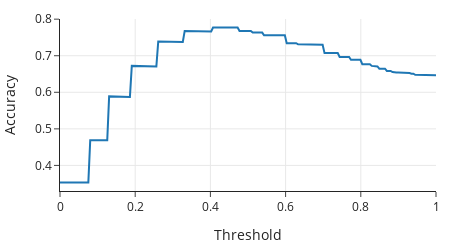

Notebook code cell kept with this figure:
### Markdown cell above
Rather than just maximizing accuracy with respect to $\tau$, we plot the accuracy to get a sense of how it changes with $\tau$:

### Code cell
fig = px.line(x=thresholds, y=accs, 
              width=450, height=250)
fig.update_xaxes(title="Threshold")
fig.update_yaxes(title="Accuracy")

### Figure 1 — Plotly figure (JSON) as saved in the notebook; plotly's stock layout.template omitted (floating-point values rounded to 4 significant figures; data arrays with more than 128 entries replaced by an {"elided": "..."} marker saying what was removed)
{"data": [{"hovertemplate": "x=%{x}<br>y=%{y}<extra></extra>", "legendgroup": "", "line": {"color": "#1F77B4", "dash": "solid"}, "marker": {"symbol": "circle"}, "mode": "lines", "name": "", "orientation": "v", "showlegend": false, "type": "scatter", "x": {"elided": "200 float values"}, "xaxis": "x", "y": {"elided": "200 float values"}, "yaxis": "y"}], "layout": {"height": 250, "legend": {"tracegroupgap": 0}, "width": 450, "xaxis": {"anchor": "y", "autorange": true, "domain": [0, 1], "range": [0, 1], "title": {"text": "Threshold"}, "type": "linear"}, "yaxis": {"anchor": "x", "autorange": true, "domain": [0, 1], "range": [0.33, 0.8005], "title": {"text": "Accuracy"}, "type": "linear"}}}
